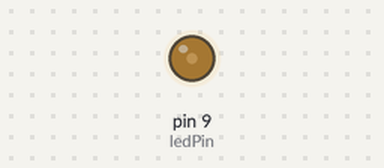
Recording of a sketch running on a simulated Arduino Uno, built with avr-gcc and run on an emulated ATmega328P. Shown: output pins drawn as LEDs (lit = HIGH).

Above: at 0.05 s.
At 2.0 s:
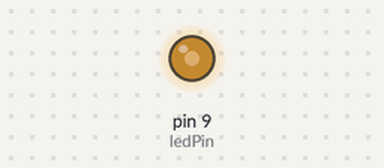
At 3.0 s:
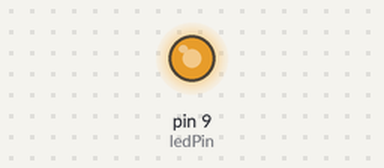
At 4.0 s:
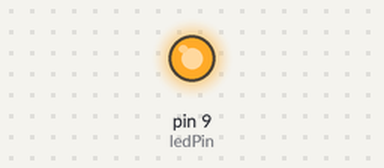
Timing chart, 0 to 5.2 s (numbered marks = the images above):
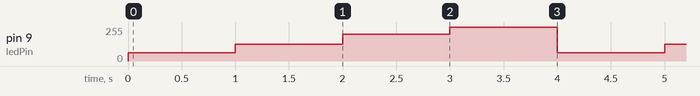

Measured:
- by itself, pin 9 (ledPin): repeats every 4.0 s: 125/255 1.0 s, 200/255 1.0 s, 255/255 1.0 s, 62/255 1.0 s

The sketch:

code.ino
```cpp
#include <TimerOne.h>

int ledPin = 9;

void setup()
{
    Timer1.initialize(1000);
    Timer1.pwm(ledPin,0);
    pinMode(ledPin, OUTPUT);
}

void loop(){
    Timer1.setPwmDuty(ledPin, 250);
    delay(1000);
    Timer1.setPwmDuty(ledPin, 500);
    delay(1000);
    Timer1.setPwmDuty(ledPin, 800);
    delay(1000);
    Timer1.setPwmDuty(ledPin, 1024);
    delay(1000);
}
```
